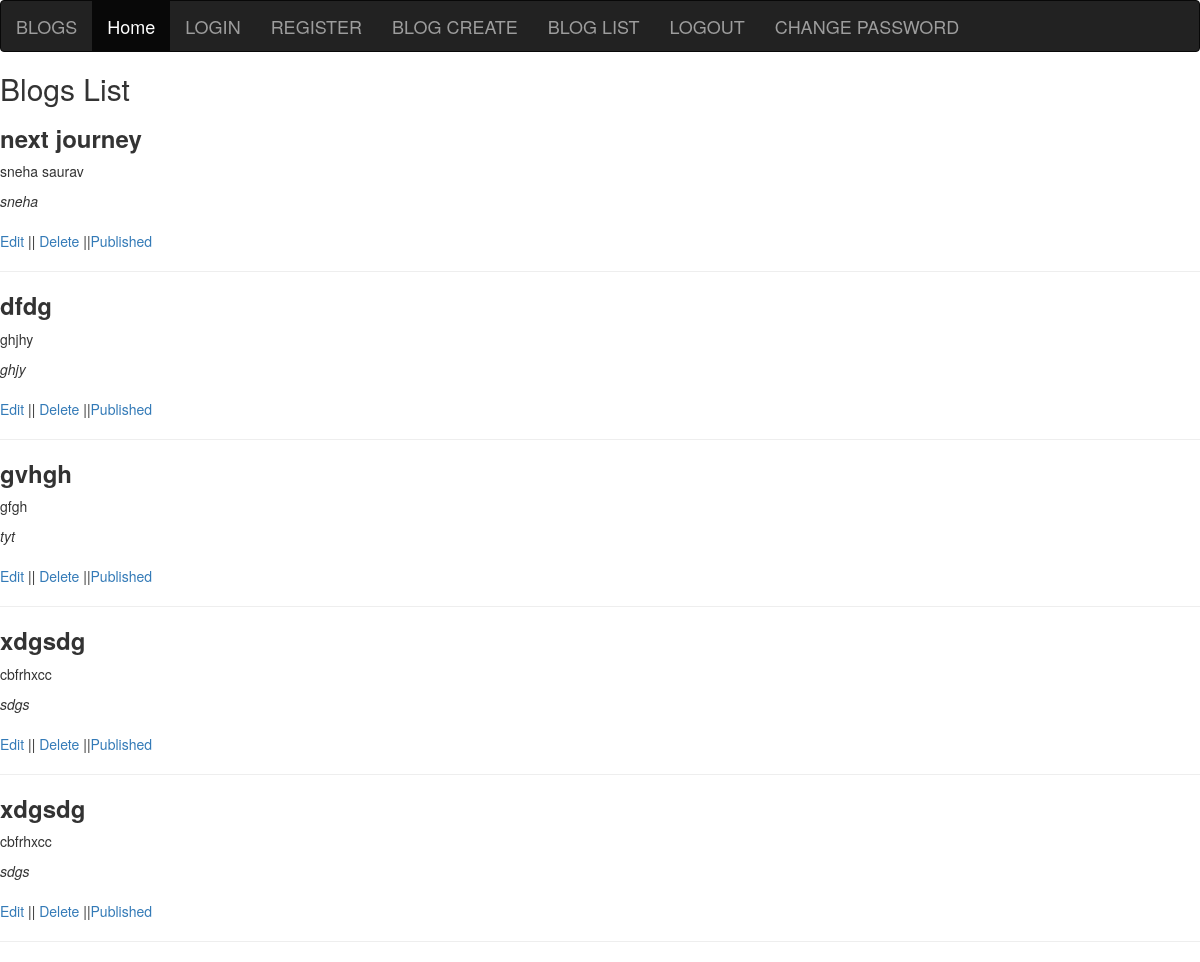
/demo/list, run on an earlier commit of the app's database.
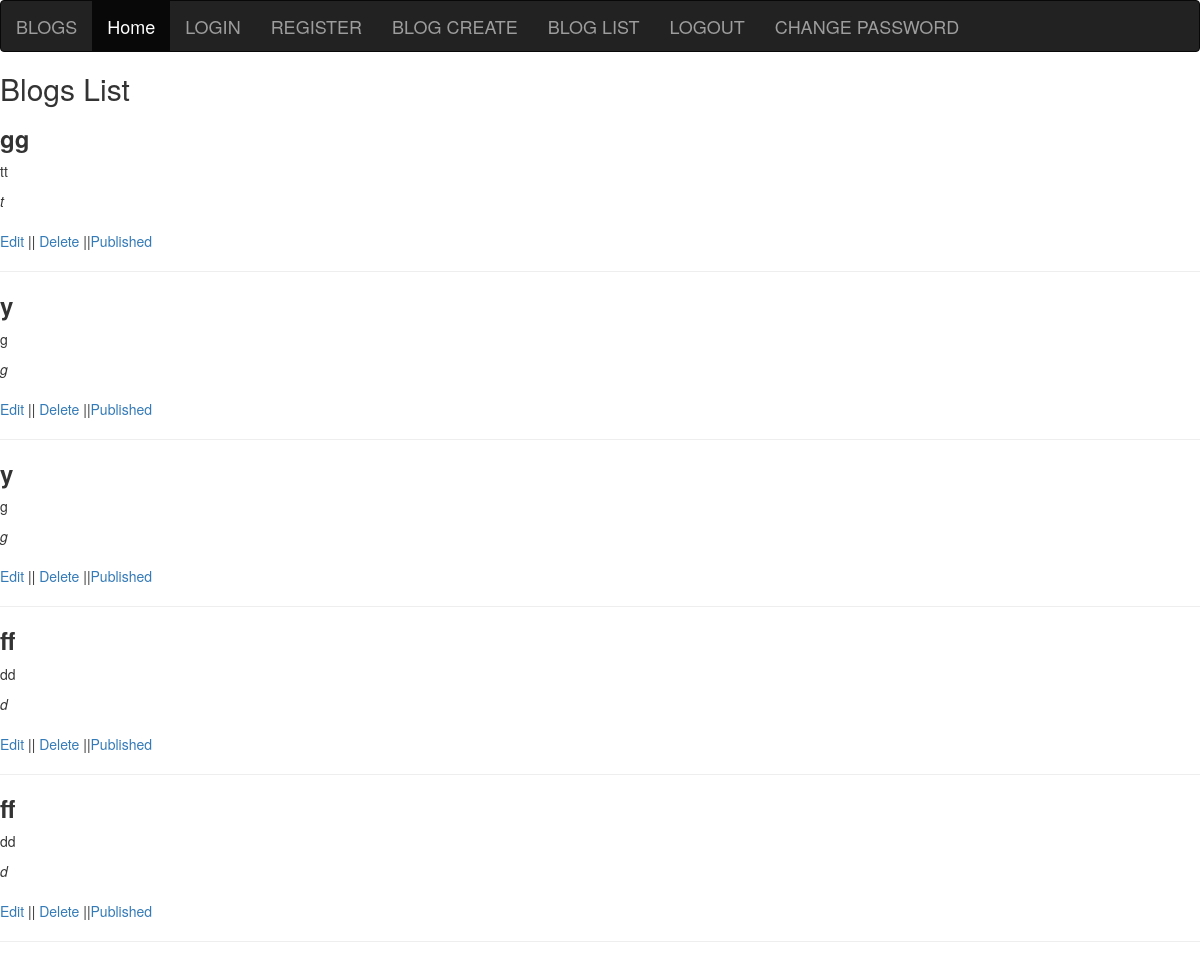
And on a later commit of the database.
### blog/models.py (models this page shows)
class Blog(models.Model):
    title =models.CharField(max_length=20)
    published_on=models.DateTimeField()
    author=models.CharField(max_length=44)
    description=models.TextField()
    is_published= models.BooleanField(default=False)
    class Meta:
        permissions=[('can_publish','Can Publish blog')]

### blog/views.py (the view)
# urls.py: path('demo/list',list_all_blogs,name='listing'),
def list_all_blogs(request):
    blog  = Blog.objects.all()
    return render(request,'list_all.html',{'blog':blog})

### templates/list_all.html
{% extends 'blog_header.html'%}
{% block content%}
<div>
    <h2> Blogs List</h2>
    {% for blog in blog %}
       <h3><b>{{blog.title}}</b></h3>
       <p>{{blog.description}}</p>
       <em>{{blog.author}}</em><br>
       <br>
       <a href = "{%url 'updating' blog.id%}">Edit</a> || <a href="{%url 'deleting' blog.id%}">Delete</a> ||<a href="{%url 'publish-blog' blog.id%}">Published</a>
       <hr>
    {%endfor%}
</div>
{% endblock %}

What changed in the data, as far as the page shows it:
removed Blog: title "next journey", description "sneha saurav", author "sneha"
removed Blog: title "dfdg", description "ghjhy", author "ghjy"
removed Blog: title "gvhgh", description "gfgh", author "tyt"
removed Blog: title "xdgsdg", description "cbfrhxcc", author "sdgs"
changed Blog (number 1 of 5 on the later page): title "xdgsdg" → "gg"; description "cbfrhxcc" → "tt"; author "sdgs" → "t"
added Blog: title "y", description "g", author "g"
added Blog: title "y", description "g", author "g"
added Blog: title "ff", description "dd", author "d"
added Blog: title "ff", description "dd", author "d"
